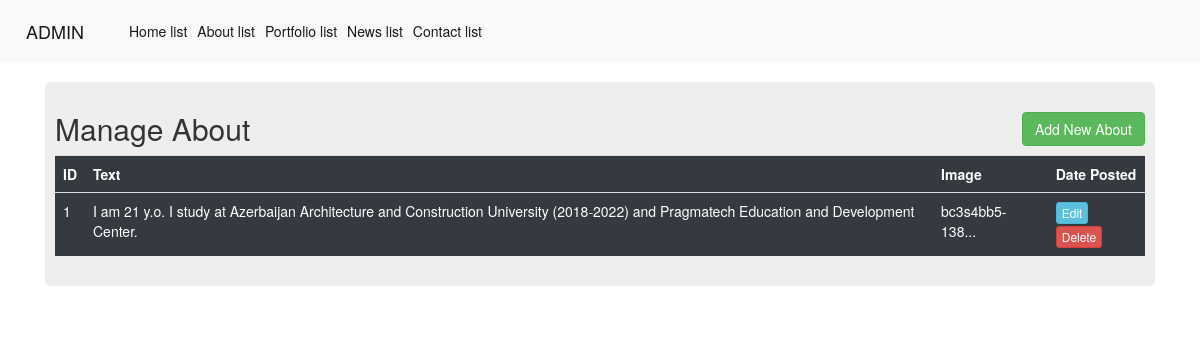
/admin/about-list (signed in), run on the app's committed database.
### Project/models.py (models this page shows, shortened)
class About(db.Model):
    id = db.Column(db.Integer, primary_key=True)
    text = db.Column(db.String(250), nullable=False, )
    image = db.Column(db.String(20),)

### Project/routes.py (the view)
@app.route('/admin/about-list')
@login_required
def admin_about_list():
    about = About.query.all()
    return render_template('admin/about-list.html', about=about)

### Project/models.py (called while the page is built)
@login_manager.user_loader
def load_user(user_id):
    return Admin.query.get(user_id)

### Project/templates/admin/about-list.html
{% extends 'admin/base.html' %}
{% block content %}
<div class="container">
    <div class="row">
        <div class="col md-12">
            <div class="jumbotron p-3">
                <h2>Manage About <a href="{{url_for('add_about')}}"><button type="button"  class="btn btn-success float-right"
                data-toggle="modal">Add New About</button> </h2></a>
                <table class="table table-hover table-dark">
                    <tr>
                        <th>ID</th>
                        <th>Text</th>
                        <th>Image</th>
                        <th>Date Posted</th>
                    </tr>
                    {% for aboutdata in about %}
                    <tr>
                        <td>{{aboutdata.id}}</td>
                        <td>{{aboutdata.text}}</td>
                        <td>{{aboutdata.image|truncate(15)}}</td>
                        <td>
                            <a href="{{url_for('edit_about', id=aboutdata.id)}}" class="btn btn-info btn-xs">Edit</a>
                            <a href="{{url_for('delete_about', id=aboutdata.id)}}" class="btn btn-danger btn-xs"
                            onclick="return confirm('Are You Sure To Delete ?')">Delete</a>
                        </td>
                    </tr>
                    {% endfor %}
                </table>
            </div>
        </div>
    </div>
</div>
{% endblock %}

### data on the page
About: id "1", text "I am 21 y.o. I study at Azerbaijan Architecture and Construction University (2018-2022) and Pragmatech Education and Development Center.", image "bc3s4bb5-138..."
